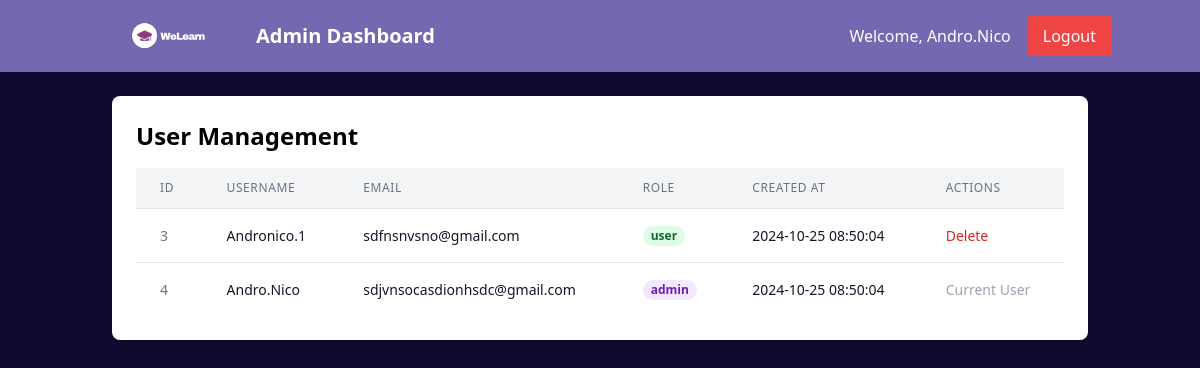
/admin.dashboard.php (signed in), run on the app's committed database.
### tables this page shows
CREATE TABLE `users` (
  `id` int(11) NOT NULL,
  `username` varchar(50) NOT NULL,
  `password` varchar(255) NOT NULL,
  `role` enum('admin','user') NOT NULL DEFAULT 'user',
  `email` varchar(50) NOT NULL,
  `created_at` timestamp NOT NULL DEFAULT current_timestamp()
);

### admin.dashboard.php (the view, shortened to what this page needs)
<?php
require 'db.php';
$query = "SELECT id, username, email, role, created_at FROM users ORDER BY created_at DESC";
$result = mysqli_query($conn, $query);
?>
<!DOCTYPE html>
<html lang="en">
<head>
    <script src="https://cdn.tailwindcss.com"></script>
</head>
<body class="bg-[#100a31] min-h-screen">
    <nav class="bg-[#7567B0] p-4">
        <div class="container mx-auto flex justify-between items-center">
            <div class="flex items-center">
                <img src="images/WeLearn.svg" alt="WeLearn Logo" class="h-8 mr-2">
                <span class="text-white text-xl font-bold">Admin Dashboard</span>
            </div>
            <div class="flex items-center">
                <span class="text-white mr-4">Welcome, <?php echo htmlspecialchars($_SESSION['username']); ?></span>
                <a href="logout.php" class="bg-red-500 text-white px-4 py-2 rounded hover:bg-red-600 transition">Logout</a>
            </div>
        </div>
    </nav>
    <div class="container mx-auto p-6">
        <div class="bg-white rounded-lg shadow-lg p-6">
            <h2 class="text-2xl font-bold mb-4">User Management</h2>
            <div class="overflow-x-auto">
                <table class="min-w-full bg-white">
                    <thead class="bg-gray-100">
                        <tr>
                            <th class="px-6 py-3 border-b border-gray-200 text-left text-xs leading-4 font-medium text-gray-500 uppercase tracking-wider">ID</th>
                            <th class="px-6 py-3 border-b border-gray-200 text-left text-xs leading-4 font-medium text-gray-500 uppercase tracking-wider">Username</th>
                            <th class="px-6 py-3 border-b border-gray-200 text-left text-xs leading-4 font-medium text-gray-500 uppercase tracking-wider">Email</th>
                            <th class="px-6 py-3 border-b border-gray-200 text-left text-xs leading-4 font-medium text-gray-500 uppercase tracking-wider">Role</th>
                            <th class="px-6 py-3 border-b border-gray-200 text-left text-xs leading-4 font-medium text-gray-500 uppercase tracking-wider">Created At</th>
                            <th class="px-6 py-3 border-b border-gray-200 text-left text-xs leading-4 font-medium text-gray-500 uppercase tracking-wider">Actions</th>
                        </tr>
                    </thead>
                    <tbody class="divide-y divide-gray-200">
                        <?php while ($user = mysqli_fetch_assoc($result)): ?>
                            <tr>
                                <td class="px-6 py-4 whitespace-no-wrap text-sm leading-5 text-gray-500">
                                    <?php echo htmlspecialchars($user['id']); ?>
                                </td>
                                <td class="px-6 py-4 whitespace-no-wrap text-sm leading-5 text-gray-900">
                                    <?php echo htmlspecialchars($user['username']); ?>
                                </td>
                                <td class="px-6 py-4 whitespace-no-wrap text-sm leading-5 text-gray-900">
                                    <?php echo htmlspecialchars($user['email']); ?>
                                </td>
                                <td class="px-6 py-4 whitespace-no-wrap text-sm leading-5">
                                    <span class="px-2 inline-flex text-xs leading-5 font-semibold rounded-full
                                        <?php echo $user['role'] === 'admin' ? 'bg-purple-100 text-purple-800' : 'bg-green-100 text-green-800'; ?>">
                                        <?php echo htmlspecialchars($user['role']); ?>
                                    </span>
                                </td>
                                <td class="px-6 py-4 whitespace-no-wrap text-sm leading-5 text-gray-900">
                                    <?php echo htmlspecialchars($user['created_at']); ?>
                                </td>
                                <td class="px-6 py-4 whitespace-no-wrap text-sm leading-5 font-medium">
                                    <?php if ($user['id'] != $_SESSION['user_id']): ?>
                                        <form method="POST" action="" class="inline" onsubmit="return confirm('Are you sure you want to delete this user?');">
                                            <button type="submit" name="delete_user" class="text-red-600 hover:text-red-900">Delete</button>
                                        </form>
                                    <?php else: ?>
                                        <span class="text-gray-400">Current User</span>
                                    <?php endif; ?>
                                </td>
                            </tr>
                        <?php endwhile; ?>
                    </tbody>
                </table>
            </div>
        </div>
    </div>
</body>
</html>

### data on the page
users: id "3", username "Andronico.1", email "sdfnsnvsno@gmail.com", role "user", created_at "2024-10-25 08:50:04"
users: id "4", username "Andro.Nico", email "sdjvnsocasdionhsdc@gmail.com", role "admin", created_at "2024-10-25 08:50:04", shows "Current User"

### other printed values
$_SESSION['username'] "Andro.Nico"
